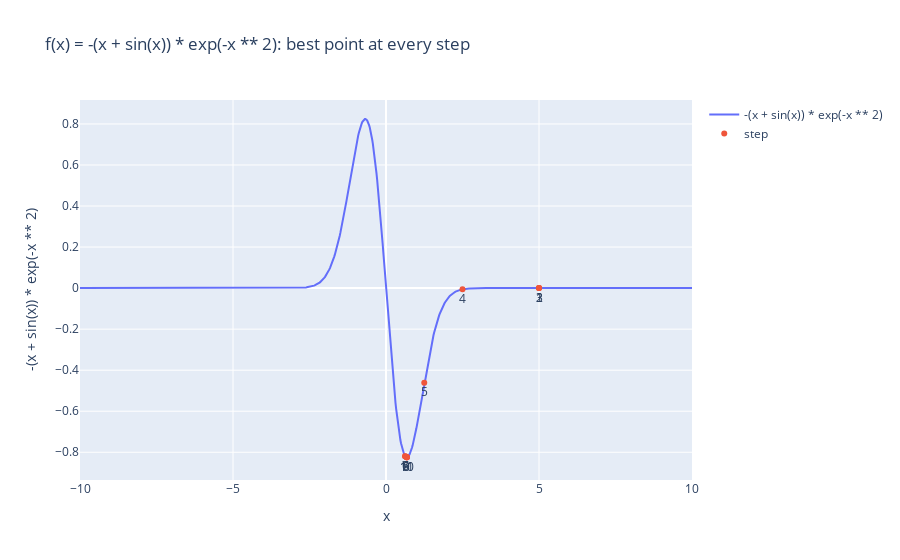
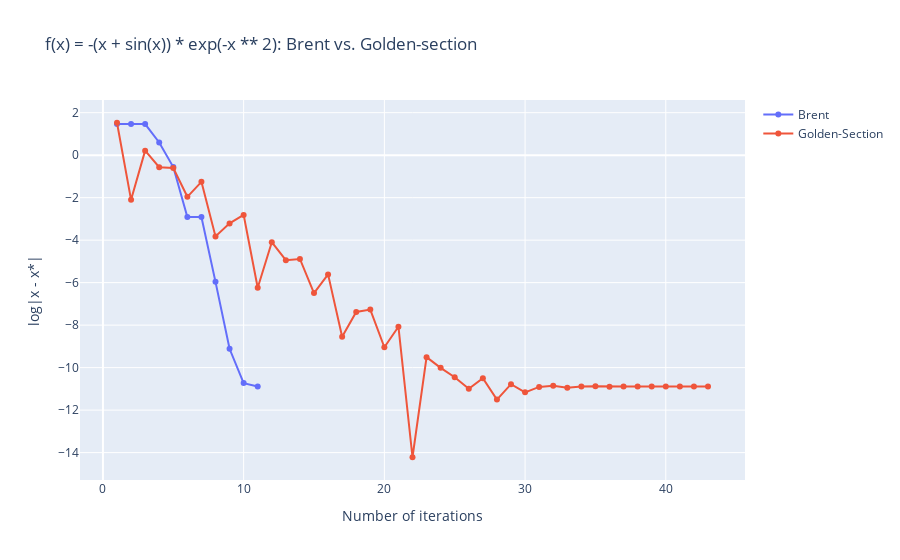

The cell these charts' notebook holds for them, in order:
### Markdown cell above
Здесь можно заметить, что, казалось бы, метод золотого сечения не сходится, но это не так, потому что он просто сошелся в другой минимум. Все также довольно много итераций нужно для метода золотого сечения по сравнению с методом Брента, который использует информацию о первой производной.

### Code cell
plot(6, formula="-(x + sin(x)) * exp(-x ** 2)")

### Figure 1 — Plotly figure (JSON) as saved in the notebook; plotly's stock layout.template omitted (floating-point values rounded to 4 significant figures; data arrays with more than 128 entries replaced by an {"elided": "..."} marker saying what was removed)
{"data": [{"mode": "lines", "name": "-(x + sin(x)) * exp(-x ** 2)", "type": "scatter", "x": {"elided": "1000 float values"}, "y": {"elided": "1000 float values"}}, {"mode": "markers+text", "name": "step", "text": [1, 2, 3, 4, 5, 6, 7, 8, 9, 10, 11], "textposition": "bottom center", "type": "scatter", "x": [5, 5.0, 5.0, 2.5, 1.25, 0.625, 0.625, 0.6821, 0.6797, 0.6796, 0.6796], "y": [-5.612e-11, -5.612e-11, -5.612e-11, -0.005981, -0.4609, -0.8188, -0.8188, -0.8242, -0.8242, -0.8242, -0.8242]}], "layout": {"title": {"text": "f(x) = -(x + sin(x)) * exp(-x ** 2): best point at every step"}, "xaxis": {"title": {"text": "x"}}, "yaxis": {"title": {"text": "-(x + sin(x)) * exp(-x ** 2)"}}}}

### Figure 2 — Plotly figure (JSON) as saved in the notebook; plotly's stock layout.template omitted (floating-point values rounded to 4 significant figures)
{"data": [{"mode": "markers+lines", "name": "Brent", "text": [1, 2, 3, 4, 5, 6, 7, 8, 9, 10, 11], "type": "scatter", "x": [1, 2, 3, 4, 5, 6, 7, 8, 9, 10, 11], "y": [1.463, 1.463, 1.463, 0.5991, -0.5613, -2.908, -2.908, -5.963, -9.115, -10.73, -10.89]}, {"mode": "markers+lines", "name": "Golden-Section", "text": [1, 2, 3, 4, 5, 6, 7, 8, 9, 10, 11, 12, 13, 14, 15, 16, 17, 18, 19, 20, 21, 22, 23, 24, 25, 26, 27, 28, 29, 30, 31, 32, 33, 34, 35, 36, 37, 38, 39, 40, 41, 42, 43], "type": "scatter", "x": [1, 2, 3, 4, 5, 6, 7, 8, 9, 10, 11, 12, 13, 14, 15, 16, 17, 18, 19, 20, 21, 22, 23, 24, 25, 26, 27, 28, 29, 30, 31, 32, 33, 34, 35, 36, 37, 38, 39, 40, 41, 42, 43], "y": [1.526, -2.101, 0.2126, -0.5682, -0.6015, -1.96, -1.256, -3.827, -3.211, -2.811, -6.242, -4.098, -4.945, -4.887, -6.492, -5.612, -8.55, -7.38, -7.266, -9.04, -8.074, -14.22, -9.507, -10.01, -10.45, -11.0, -10.5, -11.5, -10.78, -11.16, -10.91, -10.86, -10.94, -10.89, -10.88, -10.9, -10.88, -10.89, -10.89, -10.89, -10.89, -10.89, -10.89]}], "layout": {"title": {"text": "f(x) = -(x + sin(x)) * exp(-x ** 2): Brent vs. Golden-section"}, "xaxis": {"title": {"text": "Number of iterations"}}, "yaxis": {"title": {"text": "log|x - x*|"}}}}
